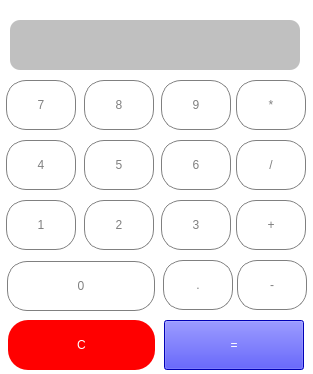
<?xml version="1.0" encoding="UTF-8"?>
<ui version="4.0">
 <class>Dialog</class>
 <widget class="QDialog" name="Dialog">
  <property name="geometry">
   <rect>
    <x>0</x>
    <y>0</y>
    <width>313</width>
    <height>374</height>
   </rect>
  </property>
  <property name="maximumSize">
   <size>
    <width>313</width>
    <height>374</height>
   </size>
  </property>
  <property name="windowTitle">
   <string>Calculator</string>
  </property>
  <property name="styleSheet">
   <string notr="true">QDialog 
{
	background-color: white; 
}</string>
  </property>
  <widget class="QPushButton" name="seven">
   <property name="geometry">
    <rect>
     <x>6</x>
     <y>80</y>
     <width>70</width>
     <height>50</height>
    </rect>
   </property>
   <property name="styleSheet">
    <string notr="true">QPushButton 
{
	background-color:white; 
	color:gray; 
	border:1px solid gray;
	border-radius:20px; 
}
QPushButton:hover 
{
	color:black;
}

QPushButton:clicked 
{ 
	background-color:royalblue; 
}</string>
   </property>
   <property name="text">
    <string>7</string>
   </property>
   <property name="autoDefault">
    <bool>false</bool>
   </property>
  </widget>
  <widget class="QPushButton" name="eight">
   <property name="geometry">
    <rect>
     <x>84</x>
     <y>80</y>
     <width>70</width>
     <height>50</height>
    </rect>
   </property>
   <property name="styleSheet">
    <string notr="true">QPushButton 
{
	background-color:white; 
	color:gray; 
	border:1px solid gray;
	border-radius:20px; 
}
QPushButton:hover 
{
	color:black;
}

QPushButton:clicked 
{ 
	background-color:royalblue; 
}</string>
   </property>
   <property name="text">
    <string>8</string>
   </property>
   <property name="autoDefault">
    <bool>false</bool>
   </property>
  </widget>
  <widget class="QPushButton" name="nine">
   <property name="geometry">
    <rect>
     <x>161</x>
     <y>80</y>
     <width>70</width>
     <height>50</height>
    </rect>
   </property>
   <property name="styleSheet">
    <string notr="true">QPushButton 
{
	background-color:white; 
	color:gray; 
	border:1px solid gray;
	border-radius:20px; 
}
QPushButton:hover 
{
	color:black;
}

QPushButton:clicked 
{ 
	background-color:royalblue; 
}</string>
   </property>
   <property name="text">
    <string>9</string>
   </property>
   <property name="autoDefault">
    <bool>false</bool>
   </property>
  </widget>
  <widget class="QPushButton" name="zero">
   <property name="geometry">
    <rect>
     <x>7</x>
     <y>261</y>
     <width>148</width>
     <height>50</height>
    </rect>
   </property>
   <property name="styleSheet">
    <string notr="true">QPushButton 
{
	background-color:white; 
	color:gray; 
	border:1px solid gray;
	border-radius:20px; 
}
QPushButton:hover 
{
	color:black;
}

QPushButton:clicked 
{ 
	background-color:royalblue; 
}</string>
   </property>
   <property name="text">
    <string>0</string>
   </property>
   <property name="autoDefault">
    <bool>false</bool>
   </property>
  </widget>
  <widget class="QPushButton" name="five">
   <property name="geometry">
    <rect>
     <x>84</x>
     <y>140</y>
     <width>70</width>
     <height>50</height>
    </rect>
   </property>
   <property name="styleSheet">
    <string notr="true">QPushButton 
{
	background-color:white; 
	color:gray; 
	border:1px solid gray;
	border-radius:20px; 
}
QPushButton:hover 
{
	color:black;
}

QPushButton:clicked 
{ 
	background-color:royalblue; 
}</string>
   </property>
   <property name="text">
    <string>5</string>
   </property>
   <property name="autoDefault">
    <bool>false</bool>
   </property>
  </widget>
  <widget class="QPushButton" name="four">
   <property name="geometry">
    <rect>
     <x>6</x>
     <y>140</y>
     <width>70</width>
     <height>50</height>
    </rect>
   </property>
   <property name="styleSheet">
    <string notr="true">QPushButton 
{
	background-color:white; 
	color:gray; 
	border:1px solid gray;
	border-radius:20px; 
}
QPushButton:hover 
{
	color:black;
}

QPushButton:clicked 
{ 
	background-color:royalblue; 
}</string>
   </property>
   <property name="text">
    <string>4</string>
   </property>
   <property name="autoDefault">
    <bool>false</bool>
   </property>
  </widget>
  <widget class="QPushButton" name="six">
   <property name="geometry">
    <rect>
     <x>161</x>
     <y>140</y>
     <width>70</width>
     <height>50</height>
    </rect>
   </property>
   <property name="styleSheet">
    <string notr="true">QPushButton 
{
	background-color:white; 
	color:gray; 
	border:1px solid gray;
	border-radius:20px; 
}
QPushButton:hover 
{
	color:black;
}

QPushButton:clicked 
{ 
	background-color:royalblue; 
}</string>
   </property>
   <property name="text">
    <string>6</string>
   </property>
   <property name="autoDefault">
    <bool>false</bool>
   </property>
  </widget>
  <widget class="QPushButton" name="times">
   <property name="geometry">
    <rect>
     <x>236</x>
     <y>80</y>
     <width>70</width>
     <height>50</height>
    </rect>
   </property>
   <property name="styleSheet">
    <string notr="true">QPushButton 
{
	background-color:white; 
	color:gray; 
	border:1px solid gray;
	border-radius:20px; 
}
QPushButton:hover 
{
	color:black;
}

QPushButton:clicked 
{ 
	background-color:royalblue; 
}</string>
   </property>
   <property name="text">
    <string>*</string>
   </property>
   <property name="autoDefault">
    <bool>false</bool>
   </property>
  </widget>
  <widget class="QPushButton" name="two">
   <property name="geometry">
    <rect>
     <x>84</x>
     <y>200</y>
     <width>70</width>
     <height>50</height>
    </rect>
   </property>
   <property name="styleSheet">
    <string notr="true">QPushButton 
{
	background-color:white; 
	color:gray; 
	border:1px solid gray;
	border-radius:20px; 
}
QPushButton:hover 
{
	color:black;
}

QPushButton:clicked 
{ 
	background-color:royalblue; 
}</string>
   </property>
   <property name="text">
    <string>2</string>
   </property>
   <property name="autoDefault">
    <bool>false</bool>
   </property>
  </widget>
  <widget class="QPushButton" name="one">
   <property name="geometry">
    <rect>
     <x>6</x>
     <y>200</y>
     <width>70</width>
     <height>50</height>
    </rect>
   </property>
   <property name="styleSheet">
    <string notr="true">QPushButton 
{
	background-color:white; 
	color:gray; 
	border:1px solid gray;
	border-radius:20px; 
}
QPushButton:hover 
{
	color:black;
}

QPushButton:clicked 
{ 
	background-color:royalblue; 
}</string>
   </property>
   <property name="text">
    <string>1</string>
   </property>
   <property name="autoDefault">
    <bool>false</bool>
   </property>
  </widget>
  <widget class="QPushButton" name="three">
   <property name="geometry">
    <rect>
     <x>161</x>
     <y>200</y>
     <width>70</width>
     <height>50</height>
    </rect>
   </property>
   <property name="styleSheet">
    <string notr="true">QPushButton 
{
	background-color:white; 
	color:gray; 
	border:1px solid gray;
	border-radius:20px; 
}
QPushButton:hover 
{
	color:black;
}

QPushButton:clicked 
{ 
	background-color:royalblue; 
}</string>
   </property>
   <property name="text">
    <string>3</string>
   </property>
   <property name="autoDefault">
    <bool>false</bool>
   </property>
  </widget>
  <widget class="QPushButton" name="dot">
   <property name="geometry">
    <rect>
     <x>163</x>
     <y>260</y>
     <width>70</width>
     <height>50</height>
    </rect>
   </property>
   <property name="styleSheet">
    <string notr="true">QPushButton 
{
	background-color:white; 
	color:gray; 
	border:1px solid gray;
	border-radius:20px; 
}
QPushButton:hover 
{
	color:black;
}

QPushButton:clicked 
{ 
	background-color:royalblue; 
}</string>
   </property>
   <property name="text">
    <string>.</string>
   </property>
   <property name="autoDefault">
    <bool>false</bool>
   </property>
  </widget>
  <widget class="QPushButton" name="divide">
   <property name="geometry">
    <rect>
     <x>236</x>
     <y>140</y>
     <width>70</width>
     <height>50</height>
    </rect>
   </property>
   <property name="styleSheet">
    <string notr="true">QPushButton 
{
	background-color:white; 
	color:gray; 
	border:1px solid gray;
	border-radius:20px; 
}
QPushButton:hover 
{
	color:black;
}

QPushButton:clicked 
{ 
	background-color:royalblue; 
}</string>
   </property>
   <property name="text">
    <string>/</string>
   </property>
   <property name="autoDefault">
    <bool>false</bool>
   </property>
  </widget>
  <widget class="QPushButton" name="plus">
   <property name="geometry">
    <rect>
     <x>236</x>
     <y>200</y>
     <width>70</width>
     <height>50</height>
    </rect>
   </property>
   <property name="styleSheet">
    <string notr="true">QPushButton 
{
	background-color:white; 
	color:gray; 
	border:1px solid gray;
	border-radius:20px; 
}
QPushButton:hover 
{
	color:black;
}

QPushButton:clicked 
{ 
	background-color:royalblue; 
}</string>
   </property>
   <property name="text">
    <string>+</string>
   </property>
   <property name="autoDefault">
    <bool>false</bool>
   </property>
  </widget>
  <widget class="QPushButton" name="minus">
   <property name="geometry">
    <rect>
     <x>237</x>
     <y>260</y>
     <width>70</width>
     <height>50</height>
    </rect>
   </property>
   <property name="styleSheet">
    <string notr="true">QPushButton 
{
	background-color:white; 
	color:gray; 
	border:1px solid gray;
	border-radius:20px; 
}
QPushButton:hover 
{
	color:black;
}

QPushButton:clicked 
{ 
	background-color:royalblue; 
}</string>
   </property>
   <property name="text">
    <string>-</string>
   </property>
   <property name="autoDefault">
    <bool>false</bool>
   </property>
  </widget>
  <widget class="QPushButton" name="equal">
   <property name="geometry">
    <rect>
     <x>164</x>
     <y>320</y>
     <width>140</width>
     <height>50</height>
    </rect>
   </property>
   <property name="styleSheet">
    <string notr="true">QPushButton 
{
	background-color:blue; 
	color:white; 
}</string>
   </property>
   <property name="text">
    <string>=</string>
   </property>
   <property name="autoDefault">
    <bool>false</bool>
   </property>
  </widget>
  <widget class="QPushButton" name="clear">
   <property name="geometry">
    <rect>
     <x>8</x>
     <y>320</y>
     <width>147</width>
     <height>50</height>
    </rect>
   </property>
   <property name="styleSheet">
    <string notr="true">QPushButton 
{
	background-color:red; 
	color:white; 
	border-radius:20px;
}</string>
   </property>
   <property name="text">
    <string>C</string>
   </property>
   <property name="autoDefault">
    <bool>false</bool>
   </property>
  </widget>
  <widget class="QLineEdit" name="display">
   <property name="geometry">
    <rect>
     <x>10</x>
     <y>20</y>
     <width>290</width>
     <height>50</height>
    </rect>
   </property>
   <property name="styleSheet">
    <string notr="true">QLineEdit 
{
	border-radius: 10px; 
	font-family: monospace; 
	font-size: 15px;
	background-color: silver; 
	color: black;
}</string>
   </property>
  </widget>
 </widget>
 <resources/>
 <connections/>
</ui>
